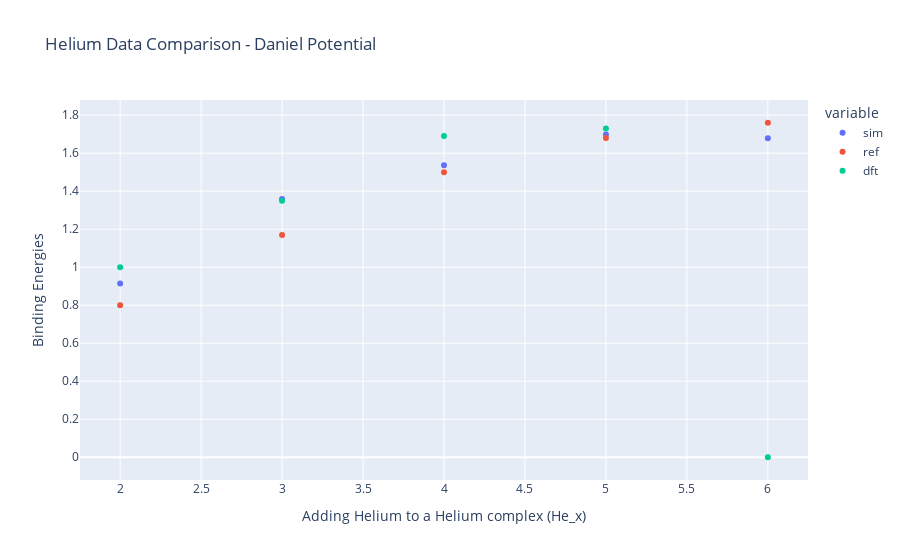

The cell this chart's notebook holds for it:
### Code cell
energy_lst = []

x = np.arange(1,7)

for i in x:

    energy = data['V_0H_0He_%d' % i]['energy_opt']

    energy_lst.append(energy)

energy_lst = np.array(energy_lst)

binding = {}

binding['sim'] = -np.diff(energy_lst) - perfect + he_int

binding['x'] = x[1:]

binding['ref'] = np.array([0.8, 1.17, 1.50, 1.68, 1.76])

binding['dft'] = np.array([1.00, 1.35, 1.69, 1.73, 0])

binding_df = pd.DataFrame(binding)

# Create a line plot using Plotly Express
fig = px.scatter(binding_df, x='x', y=['sim', 'ref', 'dft'],
              labels={'x': 'Adding Helium to a Helium complex (He_x)', 'value': 'Binding Energies'},
              title='Helium Data Comparison - Daniel Potential')

# Show the plot
fig.show()

### Figure 1 — Plotly figure (JSON) as saved in the notebook; plotly's stock layout.template omitted (floating-point values rounded to 4 significant figures)
{"data": [{"hovertemplate": "variable=sim<br>Adding Helium to a Helium complex (He_x)=%{x}<br>Binding Energies=%{y}<extra></extra>", "legendgroup": "sim", "marker": {"color": "#636efa", "symbol": "circle"}, "mode": "markers", "name": "sim", "orientation": "v", "showlegend": true, "type": "scatter", "x": [2, 3, 4, 5, 6], "xaxis": "x", "y": [0.9137, 1.358, 1.537, 1.698, 1.678], "yaxis": "y"}, {"hovertemplate": "variable=ref<br>Adding Helium to a Helium complex (He_x)=%{x}<br>Binding Energies=%{y}<extra></extra>", "legendgroup": "ref", "marker": {"color": "#EF553B", "symbol": "circle"}, "mode": "markers", "name": "ref", "orientation": "v", "showlegend": true, "type": "scatter", "x": [2, 3, 4, 5, 6], "xaxis": "x", "y": [0.8, 1.17, 1.5, 1.68, 1.76], "yaxis": "y"}, {"hovertemplate": "variable=dft<br>Adding Helium to a Helium complex (He_x)=%{x}<br>Binding Energies=%{y}<extra></extra>", "legendgroup": "dft", "marker": {"color": "#00cc96", "symbol": "circle"}, "mode": "markers", "name": "dft", "orientation": "v", "showlegend": true, "type": "scatter", "x": [2, 3, 4, 5, 6], "xaxis": "x", "y": [1, 1.35, 1.69, 1.73, 0], "yaxis": "y"}], "layout": {"legend": {"title": {"text": "variable"}, "tracegroupgap": 0}, "title": {"text": "Helium Data Comparison - Daniel Potential"}, "xaxis": {"anchor": "y", "domain": [0, 1], "title": {"text": "Adding Helium to a Helium complex (He_x)"}}, "yaxis": {"anchor": "x", "domain": [0, 1], "title": {"text": "Binding Energies"}}}}
